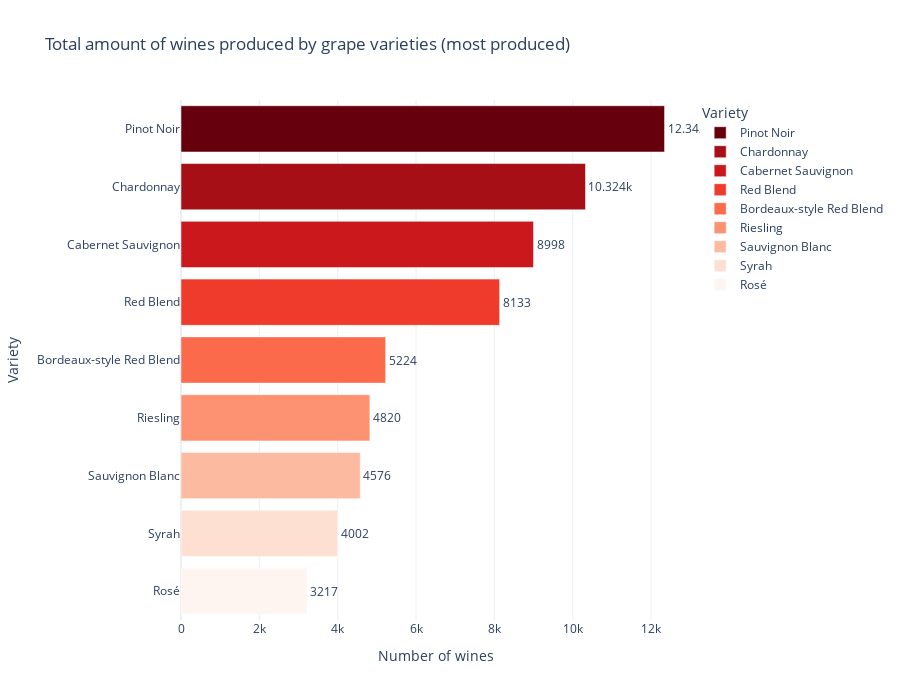

Here is the notebook cell this chart was saved with:
### Code cell
# Number of wines produced by grape variety
fig = px.bar(df_grape_variety_10,
            x= 'nb_of_wines',
            y= 'variety',
            color= 'variety',
            text_auto=True,
            title = 'Total amount of wines produced by grape varieties (most produced)',
            height=700,
            orientation='h',
            color_discrete_sequence=colors_monochromatic_reverse,
            labels={
                "variety": "Variety",
                "nb_of_wines": "Number of wines",
            }
            )

fig.update_traces(textfont_size=12, 
                    textangle=0, 
                    textposition='outside', 
                    cliponaxis=False)

fig.show()

### Figure 1 — Plotly figure (JSON) as saved in the notebook; plotly's stock layout.template omitted (floating-point values rounded to 4 significant figures)
{"data": [{"alignmentgroup": "True", "cliponaxis": false, "hovertemplate": "Variety=%{y}<br>Number of wines=%{x}<extra></extra>", "legendgroup": "Pinot Noir", "marker": {"color": "rgb(103,0,13)", "pattern": {"shape": ""}}, "name": "Pinot Noir", "offsetgroup": "Pinot Noir", "orientation": "h", "showlegend": true, "textangle": 0, "textfont": {"size": 12}, "textposition": "outside", "texttemplate": "%{x}", "type": "bar", "x": [12342], "xaxis": "x", "y": ["Pinot Noir"], "yaxis": "y"}, {"alignmentgroup": "True", "cliponaxis": false, "hovertemplate": "Variety=%{y}<br>Number of wines=%{x}<extra></extra>", "legendgroup": "Chardonnay", "marker": {"color": "rgb(165,15,21)", "pattern": {"shape": ""}}, "name": "Chardonnay", "offsetgroup": "Chardonnay", "orientation": "h", "showlegend": true, "textangle": 0, "textfont": {"size": 12}, "textposition": "outside", "texttemplate": "%{x}", "type": "bar", "x": [10324], "xaxis": "x", "y": ["Chardonnay"], "yaxis": "y"}, {"alignmentgroup": "True", "cliponaxis": false, "hovertemplate": "Variety=%{y}<br>Number of wines=%{x}<extra></extra>", "legendgroup": "Cabernet Sauvignon", "marker": {"color": "rgb(203,24,29)", "pattern": {"shape": ""}}, "name": "Cabernet Sauvignon", "offsetgroup": "Cabernet Sauvignon", "orientation": "h", "showlegend": true, "textangle": 0, "textfont": {"size": 12}, "textposition": "outside", "texttemplate": "%{x}", "type": "bar", "x": [8998], "xaxis": "x", "y": ["Cabernet Sauvignon"], "yaxis": "y"}, {"alignmentgroup": "True", "cliponaxis": false, "hovertemplate": "Variety=%{y}<br>Number of wines=%{x}<extra></extra>", "legendgroup": "Red Blend", "marker": {"color": "rgb(239,59,44)", "pattern": {"shape": ""}}, "name": "Red Blend", "offsetgroup": "Red Blend", "orientation": "h", "showlegend": true, "textangle": 0, "textfont": {"size": 12}, "textposition": "outside", "texttemplate": "%{x}", "type": "bar", "x": [8133], "xaxis": "x", "y": ["Red Blend"], "yaxis": "y"}, {"alignmentgroup": "True", "cliponaxis": false, "hovertemplate": "Variety=%{y}<br>Number of wines=%{x}<extra></extra>", "legendgroup": "Bordeaux-style Red Blend", "marker": {"color": "rgb(251,106,74)", "pattern": {"shape": ""}}, "name": "Bordeaux-style Red Blend", "offsetgroup": "Bordeaux-style Red Blend", "orientation": "h", "showlegend": true, "textangle": 0, "textfont": {"size": 12}, "textposition": "outside", "texttemplate": "%{x}", "type": "bar", "x": [5224], "xaxis": "x", "y": ["Bordeaux-style Red Blend"], "yaxis": "y"}, {"alignmentgroup": "True", "cliponaxis": false, "hovertemplate": "Variety=%{y}<br>Number of wines=%{x}<extra></extra>", "legendgroup": "Riesling", "marker": {"color": "rgb(252,146,114)", "pattern": {"shape": ""}}, "name": "Riesling", "offsetgroup": "Riesling", "orientation": "h", "showlegend": true, "textangle": 0, "textfont": {"size": 12}, "textposition": "outside", "texttemplate": "%{x}", "type": "bar", "x": [4820], "xaxis": "x", "y": ["Riesling"], "yaxis": "y"}, {"alignmentgroup": "True", "cliponaxis": false, "hovertemplate": "Variety=%{y}<br>Number of wines=%{x}<extra></extra>", "legendgroup": "Sauvignon Blanc", "marker": {"color": "rgb(252,187,161)", "pattern": {"shape": ""}}, "name": "Sauvignon Blanc", "offsetgroup": "Sauvignon Blanc", "orientation": "h", "showlegend": true, "textangle": 0, "textfont": {"size": 12}, "textposition": "outside", "texttemplate": "%{x}", "type": "bar", "x": [4576], "xaxis": "x", "y": ["Sauvignon Blanc"], "yaxis": "y"}, {"alignmentgroup": "True", "cliponaxis": false, "hovertemplate": "Variety=%{y}<br>Number of wines=%{x}<extra></extra>", "legendgroup": "Syrah", "marker": {"color": "rgb(254,224,210)", "pattern": {"shape": ""}}, "name": "Syrah", "offsetgroup": "Syrah", "orientation": "h", "showlegend": true, "textangle": 0, "textfont": {"size": 12}, "textposition": "outside", "texttemplate": "%{x}", "type": "bar", "x": [4002], "xaxis": "x", "y": ["Syrah"], "yaxis": "y"}, {"alignmentgroup": "True", "cliponaxis": false, "hovertemplate": "Variety=%{y}<br>Number of wines=%{x}<extra></extra>", "legendgroup": "Rosé", "marker": {"color": "rgb(255,245,240)", "pattern": {"shape": ""}}, "name": "Rosé", "offsetgroup": "Rosé", "orientation": "h", "showlegend": true, "textangle": 0, "textfont": {"size": 12}, "textposition": "outside", "texttemplate": "%{x}", "type": "bar", "x": [3217], "xaxis": "x", "y": ["Rosé"], "yaxis": "y"}], "layout": {"barmode": "relative", "height": 700, "legend": {"title": {"text": "Variety"}, "tracegroupgap": 0}, "title": {"text": "Total amount of wines produced by grape varieties (most produced)"}, "xaxis": {"anchor": "y", "domain": [0, 1], "title": {"text": "Number of wines"}}, "yaxis": {"anchor": "x", "categoryarray": ["Rosé", "Syrah", "Sauvignon Blanc", "Riesling", "Bordeaux-style Red Blend", "Red Blend", "Cabernet Sauvignon", "Chardonnay", "Pinot Noir"], "categoryorder": "array", "domain": [0, 1], "title": {"text": "Variety"}}}}
